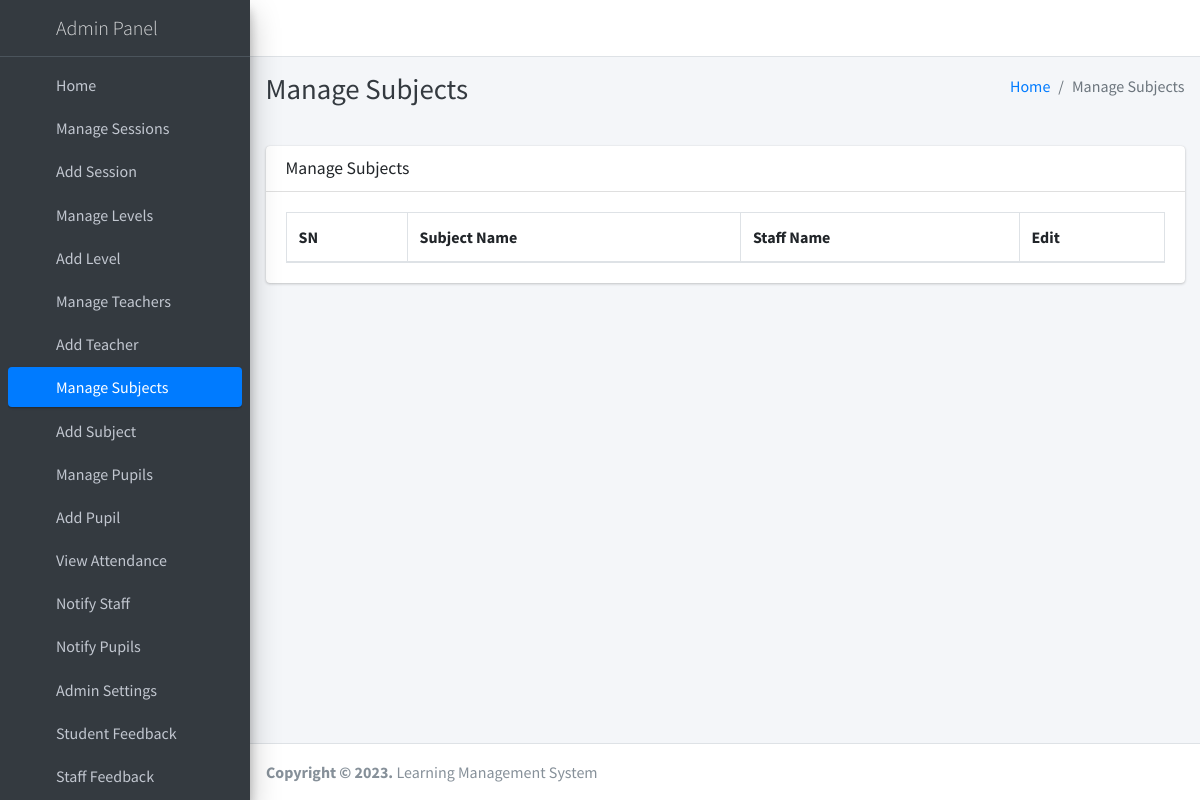
The app's page /subject/manage/ (signed in), older data.
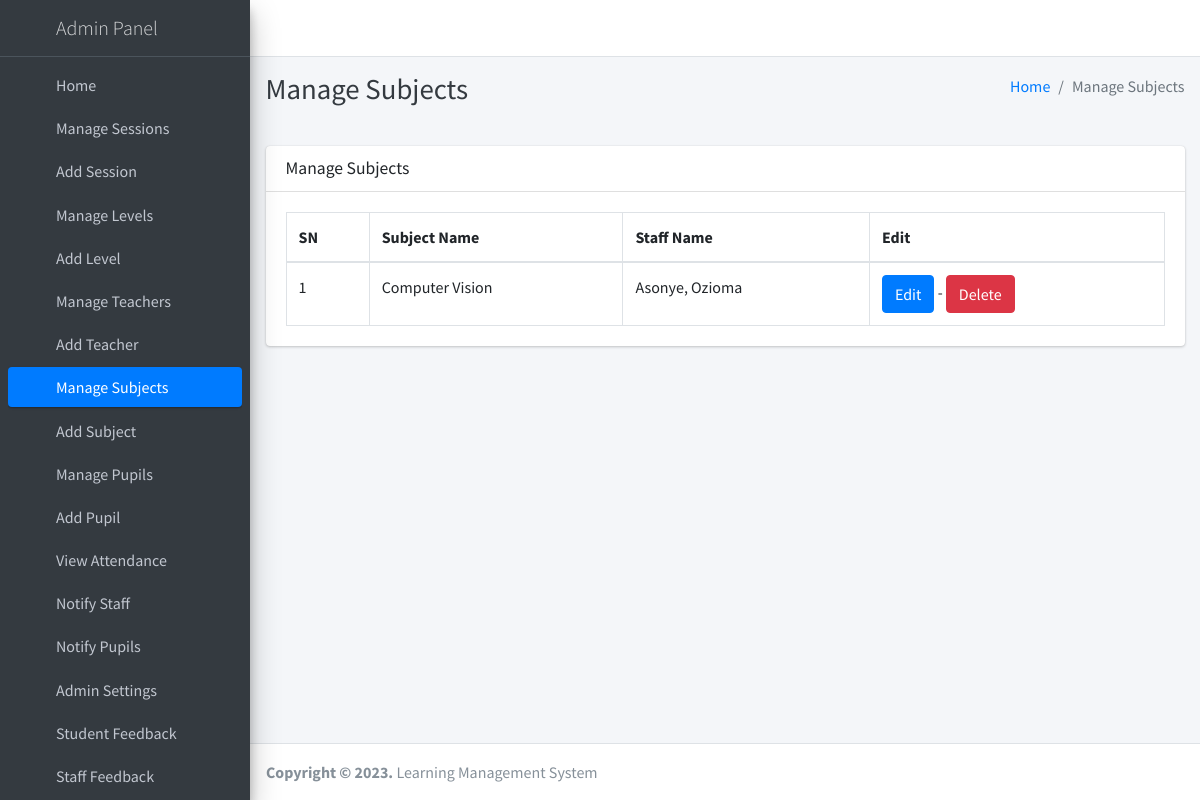
The same page, newer data.
### main_app/models.py (models this page shows, shortened)
class Subject(models.Model):
    name = models.CharField(max_length=120)
    staff = models.ForeignKey(Staff, on_delete=models.CASCADE)
    updated_at = models.DateTimeField(auto_now=True)
    created_at = models.DateTimeField(auto_now_add=True)

class Staff(models.Model):
    admin = models.OneToOneField(CustomUser, on_delete=models.CASCADE)

class CustomUser(AbstractUser):
    USER_TYPE = ((1, "HOD"), (2, "Staff"), (3, "Student"))
    GENDER = [("M", "Male"), ("F", "Female")]
    username = None  # Removed username, using email instead
    email = models.EmailField(unique=True)
    user_type = models.CharField(default=1, choices=USER_TYPE, max_length=1)
    gender = models.CharField(max_length=1, choices=GENDER)
    profile_pic = models.ImageField(blank=True, null=True)
    address = models.CharField(max_length=200, blank=True, null=True)
    fcm_token = models.TextField(default="")  # For firebase notifications
    created_at = models.DateTimeField(auto_now_add=True)
    updated_at = models.DateTimeField(auto_now=True)
    USERNAME_FIELD = "email"
    REQUIRED_FIELDS = []
    objects = CustomUserManager()
    def __str__(self):
        return self.last_name + ", " + self.first_name

### main_app/hod_views.py (the view)
# urls.py: path("subject/manage/", hod_views.manage_subject, name='manage_subject'),
def manage_subject(request):
    subjects = Subject.objects.all()
    context = {
        'subjects': subjects,
        'page_title': 'Manage Subjects'
    }
    return render(request, "hod_template/manage_subject.html", context)

### main_app/templates/hod_template/manage_subject.html
{% extends 'main_app/base.html' %}
{% load static %}
{% block page_title %}{{page_title}}{% endblock page_title %}
{% block content %}
<section class="content">
    <div class="container-fluid">
        <div class="row">
            <div class="col-md-12">
                <div class="card">
                    <div class="card-header">
                        <h3 class="card-title">{{page_title}}</h3>
                    </div>
                    <div class="card-body">
                        <table id="example2" class="table table-bordered table-hover">
                            <thead>
                                <tr>
                                    <th>SN</th>
                                    <th>Subject Name</th>
                                    <th>Staff Name</th>
                                    <th>Edit</th>
                                </tr>
                            </thead>
                            <tbody>
                                {% for subject in subjects %}
                                <tr>
                                    <td>{{ forloop.counter }}</td>
                                    <td>{{subject.name}}</td>
                                    <td>{{subject.staff.admin}}</td>
                                    <td>
                                        <a href="{% url 'edit_subject' subject.id %}" class="btn btn-primary">Edit</a> -
                                        <a href="{% url 'delete_subject' subject.id %}" onclick="return confirm('Are you sure you want to delete this ?')" class="btn btn-danger">Delete</a>
                                    </td>
                                </tr>
                                {% endfor %}
                            </tbody>
                        </table>
                    </div>
                </div>
            </div>
        </div>
    </div>
</section>
{% endblock content %}

Row changes from the older to the newer data that the page shows:
added Subject: name "Computer Vision", staff.admin "Asonye, Ozioma"
